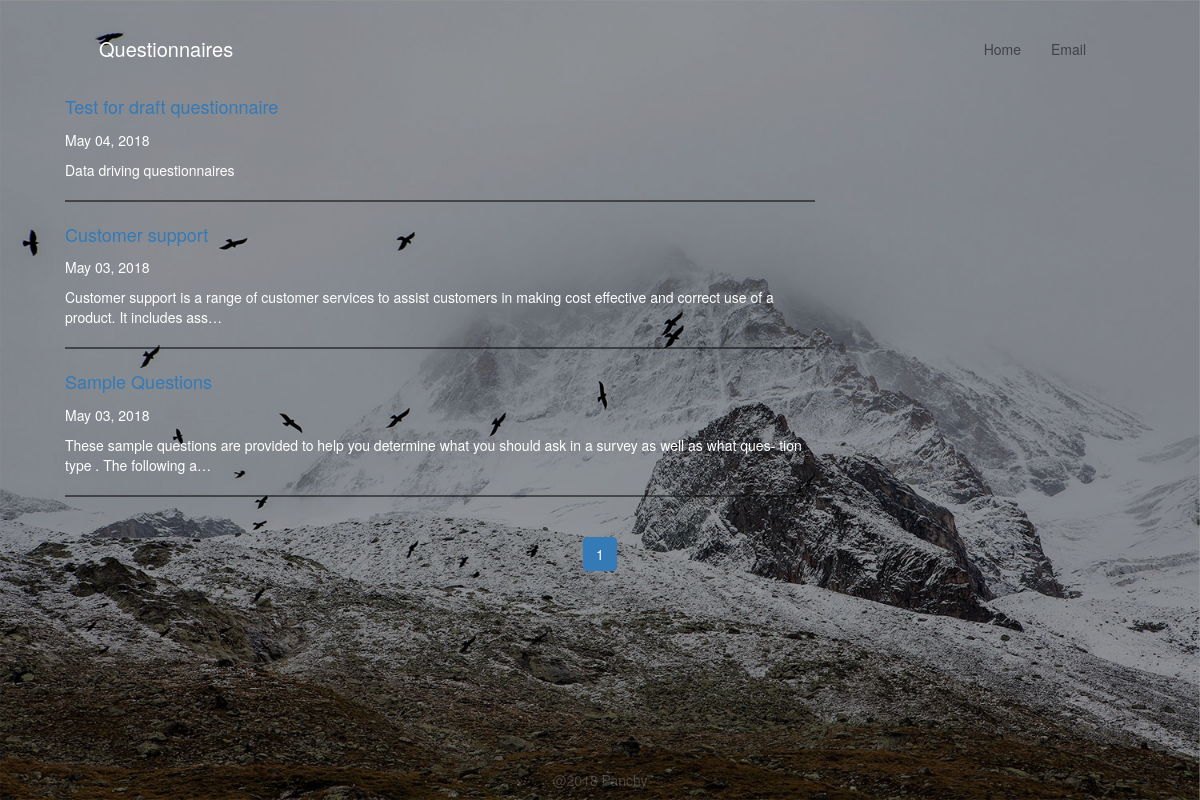
The app's page / (signed in) with its own data.
### questionnaires/models.py (models this page shows, shortened)
class Questionnaire(models.Model):
    Id=models.AutoField(primary_key=True)
    name=models.CharField(max_length=1024)
    description=models.CharField(max_length=5000)
    is_open=models.BooleanField(default=False)
    start_date=models.DateTimeField(auto_now_add=True,auto_now=False)
    question_members=models.ManyToManyField(Question,through='Questionnaire_Question')

### questionnaires/views.py (the view)
# urls.py: url(r'^$',allQuestionnaires,name = "questionnaireList"),
def allQuestionnaires(request):
    title='Please chooose one questionnaire as start.'
    eachPage=3
    if not request.user.is_staff or not request.user.is_superuser:
        quearyset=Questionnaire.objects.filter(is_open=True).order_by("-start_date")
    else:
        quearyset=Questionnaire.objects.all().order_by("-start_date")
    paginator = Paginator(quearyset, eachPage)
    page = request.GET.get('page')
    try:
        contacts = paginator.page(page)
    except PageNotAnInteger:
        contacts=paginator.page(1)
    except EmptyPage:
        contacts=paginator.page(paginator.num_pages)
    context={
        "title":title,
        "objects_list":contacts,
    }
    return render(request,"questionnaires.html",context)

### templates/questionnaires.html (shortened to what this page needs)
{%extends 'base.html' %}
{% load tz %}
{% load static %}
{%block css%}
<link rel="stylesheet" type="text/css" href="{% static 'css/questionnaires.css' %}">
{%endblock css%}
{%block body%}
<div class="container list">
  <div class="row">
    {%for obj in objects_list%}
      <div class="col-lg-8">
          <a href="{%url "questionnaires:detail" pk=obj.Id %}"><p class="intro-title" id="title">{{obj.name}}</p></a>
          <p id="date">{{obj.start_date|localtime|date:'M d, Y'}}</p>
          <p id="content">{{obj.description|truncatechars:140}}</p>
          <hr style="border-top: 2px solid #00000080;">
      </div>
      {%endfor%}
    </div>
</div>
{%if objects_list %}
<nav aria-label="..." class="pagenav bottom" style="text-align: center;">
  <div class="pagination">
      <li class="page-item active">
        <a class="page-link" href="#">{{ objects_list.number }} <span class="sr-only">(current)</span></a>
      </li>
  </div>
</nav>
{%else%}
  <h2 id="info">Questionnaire not exist.Please add questionnaire.</h2>
{%endif%}
{%endblock body%}

### static/css/base.css (style rules this page uses)
body, html { height: 100%; margin: 0; }

### static/css/questionnaires.css (style rules this page uses)
.intro-title { font-size: 18px; }
.list { margin-left: 20px; }

### records on screen
Questionnaire: name "Test for draft questionnaire", start_date "May 04, 2018", description "Data driving questionnaires"
Questionnaire: name "Customer support", start_date "May 03, 2018", description "Customer support is a range of customer services to assist customers in making cost effective and correct use of a product. It includes ass…"
Questionnaire: name "Sample Questions", start_date "May 03, 2018", description "These sample questions are provided to help you determine what you should ask in a survey as well as what ques- tion type . The following a…"

### other values on screen
{{ objects_list.number }} "1"
